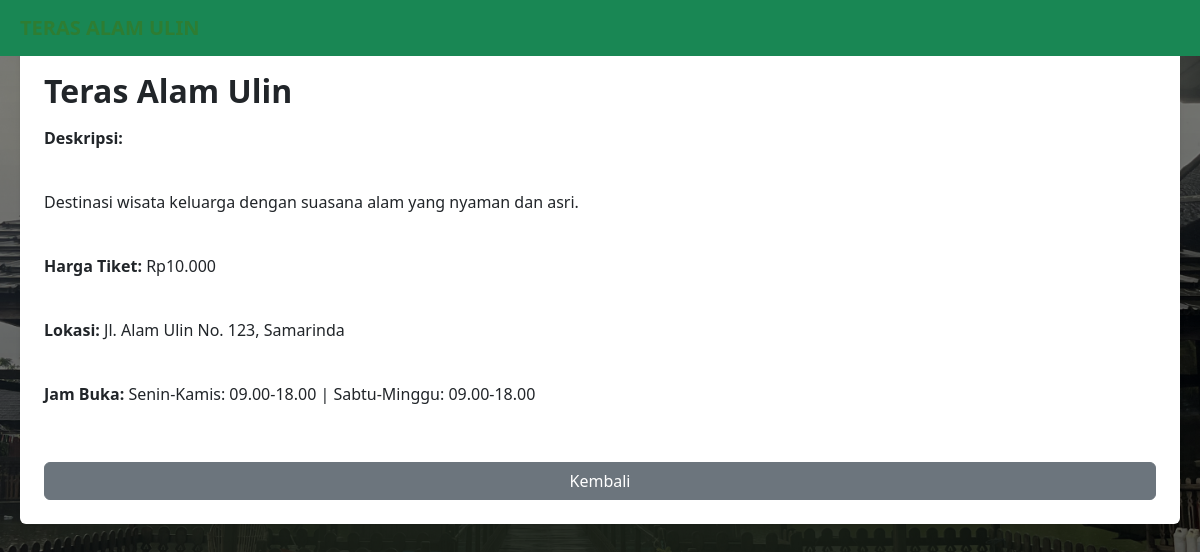
/detail_wisata.php?id=1, run on the app's committed database.
### tables this page shows
CREATE TABLE `wisata` (
  `id` int NOT NULL,
  `nama_wisata` varchar(100) DEFAULT NULL,
  `deskripsi` text,
  `harga_tiket` int DEFAULT NULL,
  `lokasi` text,
  `jam_buka` varchar(100) DEFAULT NULL
);

### detail_wisata.php (the view, shortened to what this page needs)
<?php
require_once 'config/koneksi.php';
$id = isset($_GET['id']) ? (int)$_GET['id'] : 0;
$query = mysqli_query($conn, "SELECT * FROM wisata WHERE id = $id");
$data = mysqli_fetch_assoc($query);
?>
<!DOCTYPE html>
<html lang="id">
<head>
    <link href="https://cdn.jsdelivr.net/npm/bootstrap@5.3.0/dist/css/bootstrap.min.css" rel="stylesheet">
    <link rel="stylesheet" href="assets/css/style.css">
</head>
<body class="bg-light">
<nav class="navbar navbar-expand-lg navbar-dark bg-success">
    <div class="container">
        <a class="navbar-brand fw-bold" href="index.php">TERAS ALAM ULIN</a>
    </div>
</nav>
<div class="container py-5">
    <div class="card shadow-sm border-0">
        <div class="card-body p-4">
            <h2 class="fw-bold mb-3"><?= htmlspecialchars($data['nama_wisata']); ?></h2>
            <p><strong>Deskripsi:</strong></p>
            <p><?= nl2br(htmlspecialchars($data['deskripsi'])); ?></p>
            <p><strong>Harga Tiket:</strong> Rp<?= number_format($data['harga_tiket'], 0, ',', '.'); ?></p>
            <p><strong>Lokasi:</strong> <?= htmlspecialchars($data['lokasi']); ?></p>
            <p><strong>Jam Buka:</strong> <?= htmlspecialchars($data['jam_buka']); ?></p>
            <a href="index.php" class="btn btn-secondary mt-3">Kembali</a>
        </div>
    </div>
</div>
</body>
</html>

### assets/css/style.css (style rules this page uses)
body { background: url('../img/hero.jpg') center/cover no-repeat; background-attachment: scroll; }
body::before { content: ''; position: fixed; inset: 0; background: linear-gradient( rgba(0,0,0,0.45), rgba(0,0,0,0.65) ); z-index: -1; }
.container { max-width: 1280px; }
.container { padding-left: 20px; padding-right: 20px; }
h1, h2, h3 { font-weight: 700; }
p { line-height: 1.6; }
.navbar { background: #F5F5DC; }
.navbar-brand { font-weight: 700; color: #2E7D32 !important; }
.btn { transition: all 0.3s ease; }
.card-body { flex: 1; display: flex; flex-direction: column; justify-content: space-between; }
.card-body p { min-height: 48px; }
html, body { margin: 0; padding: 0; }
.navbar { background: #F5F5DC; position: fixed; top: 0; left: 0; width: 100%; z-index: 999; transition: top 0.3s ease; }
html { scroll-behavior: smooth; }
html, body { height: 100%; margin: 0; }

### data on the page
wisata: nama_wisata "Teras Alam Ulin", deskripsi "Destinasi wisata keluarga dengan suasana alam yang nyaman dan asri.", harga_tiket "10.000", lokasi "Jl. Alam Ulin No. 123, Samarinda", jam_buka "Senin-Kamis: 09.00-18.00 | Sabtu-Minggu: 09.00-18.00"
